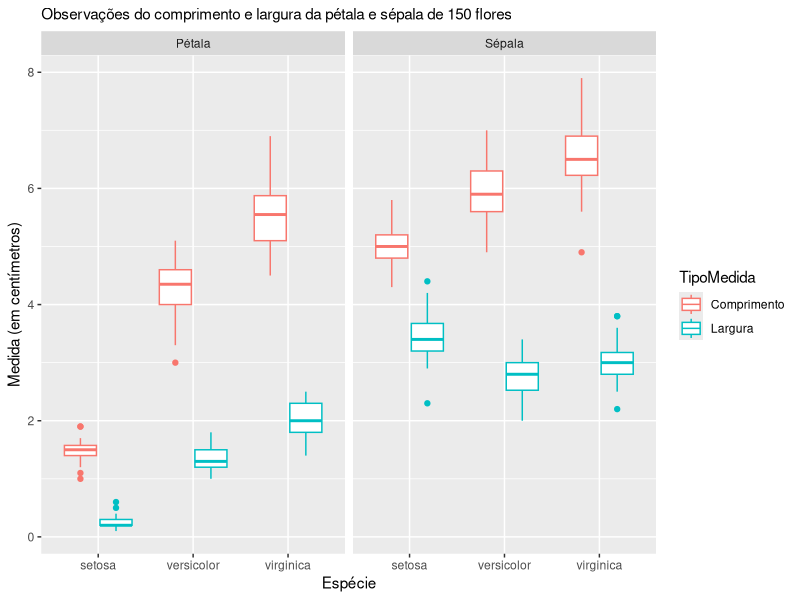
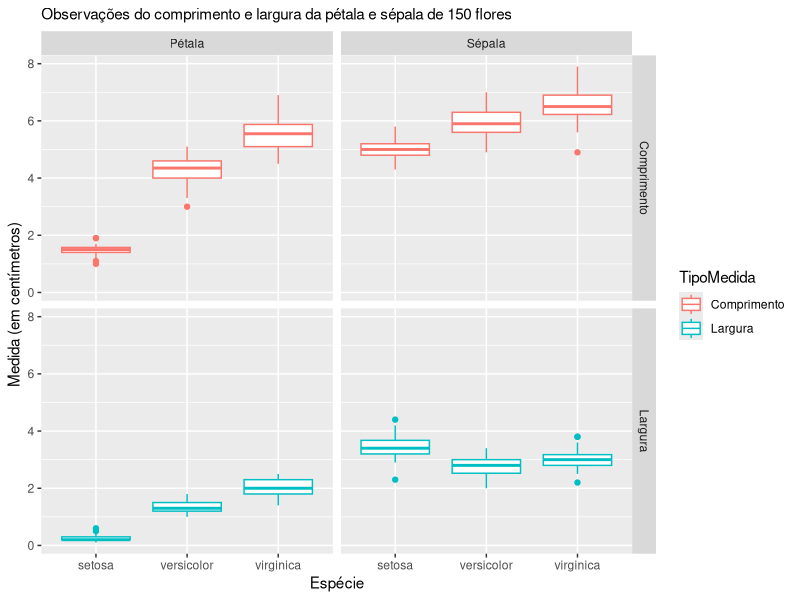
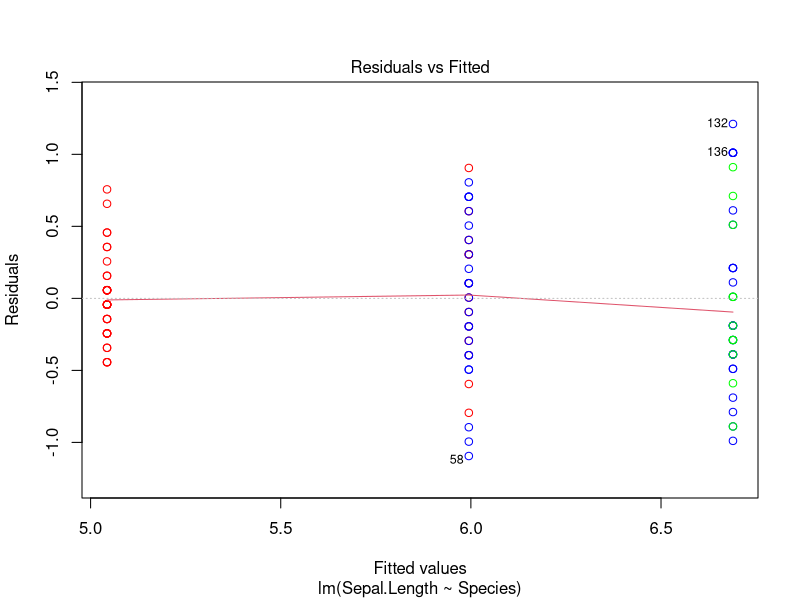
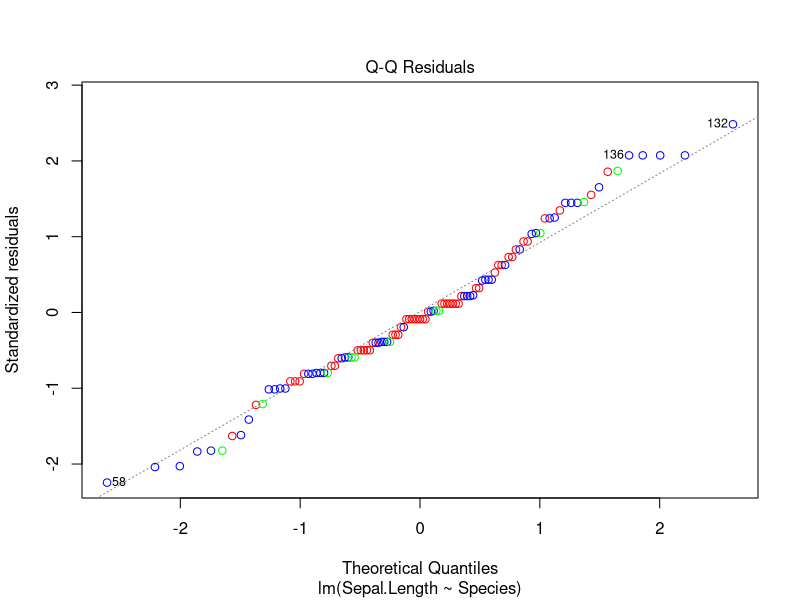
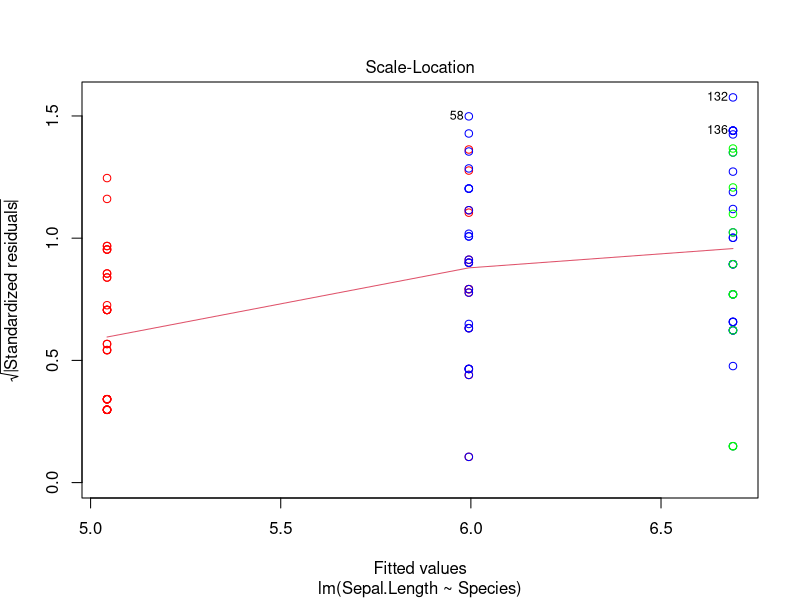
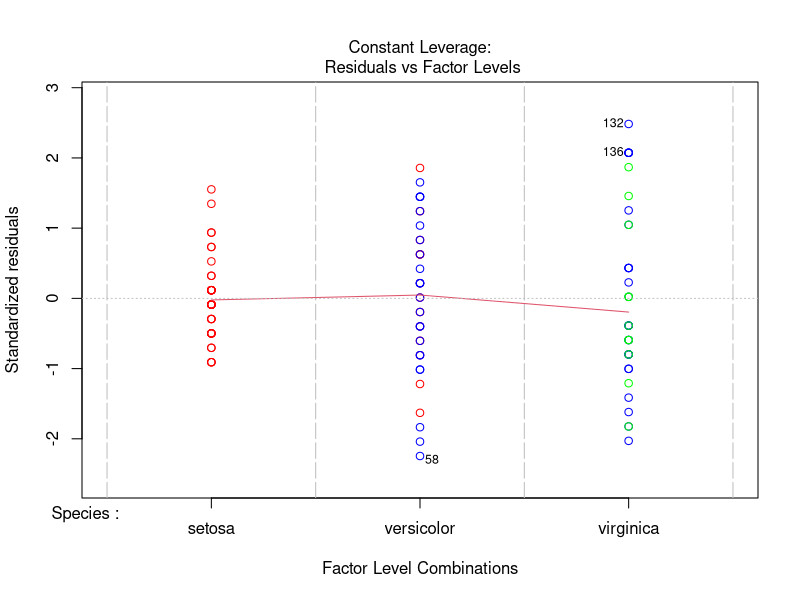
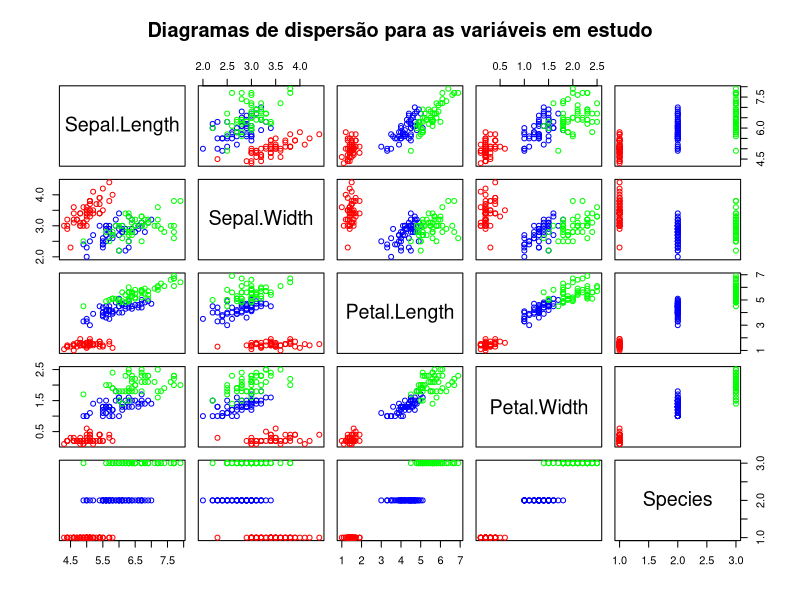
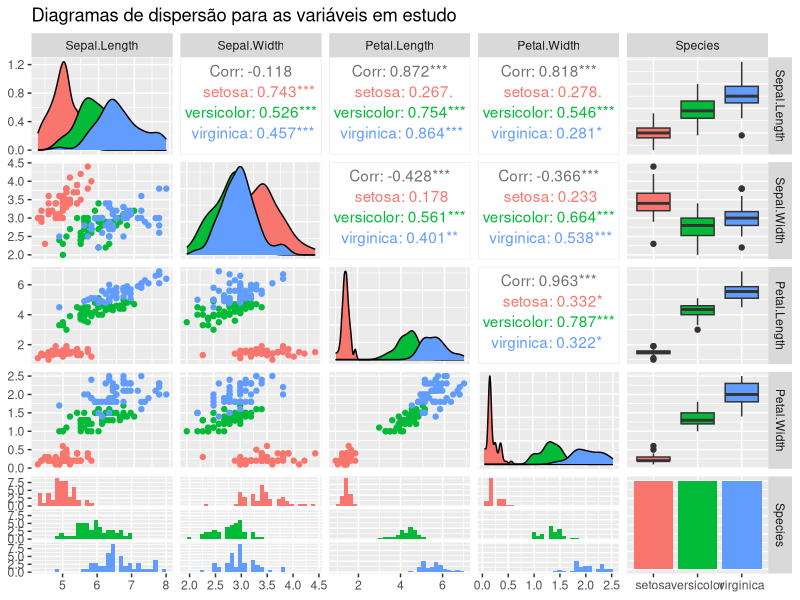

R code for these plots, in order:
## ---- chunk 1
knitr::opts_chunk$set(echo = TRUE)
## ---- chunk 2
# ?iris
data(iris)
summary(iris)

View(iris)
## ---- chunk 3

set.seed(42)

extrair_datasets = function (especie) {
  
  dados.especie = subset(iris, Species == especie)
  
  tamanho.amostra = nrow(dados.especie)
  tamanho.treino = floor(tamanho.amostra * 0.75) 

  selecao.treino = sample(tamanho.amostra, size = tamanho.treino)
  selecao.teste = which(!(1:tamanho.amostra %in% selecao.treino))
  
  return (
    list(
      Treino = dados.especie[selecao.treino, ],
      Teste = dados.especie[selecao.teste, ]
    )
  )
}

datasets.especie = lapply(levels(iris$Species), extrair_datasets)


iris.treino = data.frame()
iris.teste = data.frame()

for (dataset in datasets.especie) {
  iris.treino = rbind(iris.treino, dataset$Treino)
  iris.teste = rbind(iris.treino, dataset$Teste)
}


## ---- chunk 4
# install.packages('tidyverse')
library(tidyverse)
library(ggplot2)
## ---- chunk 5

iris.long = pivot_longer(data = iris,
             cols = c(Sepal.Length, Sepal.Width, Petal.Length, Petal.Width),
             names_to = 'Variavel',
             values_to = 'Medida')

GetEstruturaVariavel = function (variavel) {
  
  partes_variavel = strsplit(variavel, '.', TRUE)[[1]]
  
  if (partes_variavel[1] == 'Petal') {
    return ('Pétala')
  } else {
    return ('Sépala')
  }
}

GetTipoMedidaVariavel = function (variavel) {
  
  partes_variavel = strsplit(variavel, '.', TRUE)[[1]]
  
  if (partes_variavel[2] == 'Length') {
    return ('Comprimento')
  } else {
    return ('Largura')
  }
}


iris.long$Estrutura = sapply(iris.long$Variavel, GetEstruturaVariavel)
iris.long$Estrutura = factor(iris.long$Estrutura)

iris.long$TipoMedida = sapply(iris.long$Variavel, GetTipoMedidaVariavel)
iris.long$TipoMedida = factor(iris.long$TipoMedida)


iris.long$Variavel = NULL

iris.long
## ---- chunk 6

ggplot(iris.long, aes(x = Species, y = Medida, colour = TipoMedida)) +
  geom_boxplot() +
  facet_wrap(~ Estrutura) +
  xlab('Espécie') +
  ylab('Medida (em centímetros)') +
  labs(main = 'Dispersão das medidas anatômicas de flores de íris',
       subtitle = 'Observações do comprimento e largura da pétala e sépala de 150 flores')
  
## ---- chunk 7
iris[132, ]
## ---- chunk 8
ggplot(iris.long, aes(x = Species, y = Medida, colour = TipoMedida)) +
  geom_boxplot() +
  facet_grid(TipoMedida ~ Estrutura) +
  xlab('Espécie') +
  ylab('Medida (em centímetros)') +
  labs(main = 'Dispersão das medidas anatômicas de flores de íris',
       subtitle = 'Observações do comprimento e largura da pétala e sépala de 150 flores')
## ---- chunk 9

modelo.linear.sepal.lenght = lm(Sepal.Length ~ Species, iris.treino)
modelo.linear.sepal.width = lm(Sepal.Width ~ Species, iris.treino)
modelo.linear.petal.lenght = lm(Petal.Length ~ Species, iris.treino)
modelo.linear.petal.width = lm(Petal.Width ~ Species, iris.treino)

## ---- chunk 10
summary(modelo.linear.sepal.lenght)
# summary(modelo.linear.sepal.width)
# summary(modelo.linear.petal.lenght)
# summary(modelo.linear.petal.width)
## ---- chunk 11
iris[132, 'Sepal.Length'] - mean(subset(iris, Species == 'virginica')$Sepal.Length)
## ---- chunk 12

cores.individuos = c('red', 'blue', 'green')[unclass(iris$Species)]

plot(modelo.linear.sepal.lenght,
     col = cores.individuos)
## ---- chunk 13


pairs(iris, pch = 21, col = cores.individuos,
      main = 'Diagramas de dispersão para as variáveis em estudo')

## ---- chunk 14

# install.packages('GGally')
library(GGally)

ggpairs(iris, 
        mapping = aes(colour = Species),
        title = 'Diagramas de dispersão para as variáveis em estudo')
## ---- chunk 15

modelo.logistico.sepal.lenght = glm(Species ~ Sepal.Length,
                                    data = iris, family = binomial(link = 'logit'))
modelo.logistico.sepal.width = glm(Species ~ Sepal.Width,
                                   data = iris, family = binomial(link = 'logit'))

## ---- chunk 16
summary(modelo.logistico.sepal.lenght)
## ---- chunk 17
plot(modelo.logistico.sepal.lenght,
     col = cores.individuos)
## ---- chunk 18

df.avaliacao.sepal.length = data.frame(iris.teste)

df.avaliacao.sepal.length$Predito = predict(modelo.linear.sepal.lenght, newdata = iris.teste)

df.avaliacao.sepal.length$Residuo = with(df.avaliacao.sepal.length, Predito - Sepal.Length)

summary(df.avaliacao.sepal.length)

## ---- chunk 19
ggplot(df.avaliacao.sepal.length,
       mapping = aes(x = Predito, y = Residuo,
                     colour = Species, fill = Species)) +
  geom_boxplot(alpha = 0.5) +
  geom_point() +
  labs(title = 'Dispersão dos resíduos pelo valor predito')
## ---- chunk 20
ggplot(df.avaliacao.sepal.length,
       mapping = aes(x = Species, y = Residuo,
                     colour = Species, fill = Species)) +
  geom_boxplot(alpha = 0.5) +
  geom_jitter() +
  labs(title = 'Dispersão dos resíduos pelo valor predito')
## ---- chunk 21
ggplot(df.avaliacao.sepal.length,
       mapping = aes(sample = Residuo)) +
  geom_qq(aes(colour = Species))+
  geom_qq_line() +
  labs(title = 'Gráfico de Probabilidade Normal dos resíduos') +
  xlab('Quantis amostrais') +
  ylab('Quantis teóricos')
